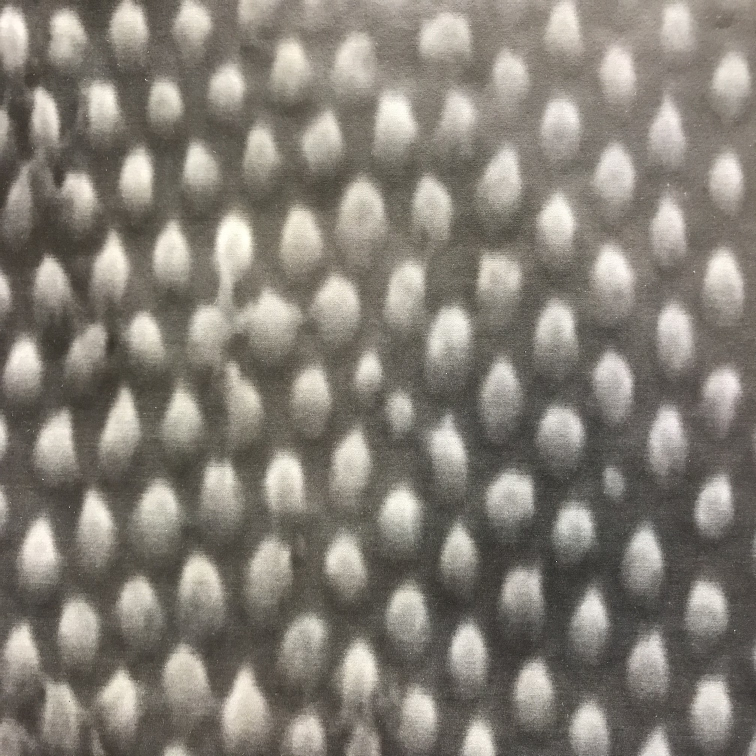
#> input picture data/IMG2.png, 1512 x 1512 px, found by its file name (shown at 1/2 size)
$ jupyter execute HW7.2.ipynb   (shell and % lines are left out)
#> lines starting #> are read from the running program, lines starting #| are printed output that depends on the picture
# Assignment 7

#### Problem 2

I took a photo of some random images in my laboratory. The image was taken by a microscope (The photo is taken by a cellphone of course). Although I have absolutely no idea what it was, the image showed some regularly positioned dots, as we will see below. But first we need to import the functions in python to view the image. Here I followed the example in "2Dfft.ipynb".

[cell 1]
%pylab inline

[cell 2]
# This is to enable linting, making sure we write our python code in style.

[cell 3]
from PIL import Image, ImageOps

[cell 4]
dots = np.array(ImageOps.grayscale(Image.open('IMG2.png')))
plt.imshow(dots, "gray")

As can seen, we have some more or less regularly positioned dots. It would be interesting to know what they are, but for now, I'll take this as my periodic pattern. We will do a 2D Fourier transform of this image.

[cell 5]
Fdots = np.fft.fft2(dots)
Fdotscenter = np.fft.fftshift(Fdots)
plt.imshow(np.log(1+np.abs(Fdots)), "gray")
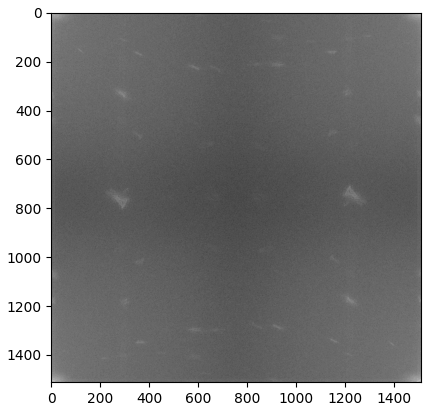
#> figure drawn by matplotlib, 1 panel

There are some bright spots in the fourier transformed image. The bright spots arrayed themselves in a rectangular fashion, and this reflects the symmetry of our original image, where the dots are arranged in a rectangular fashion too.

Next, just for fun, we will make a low-pass filter, and see if we can filter out these regular dots.

[cell 6]
# I have to make sure the grid size matches the pixel size of my original image
# So N = 1512
N = 1512

# In order to smoothed out the regular dots
# We need to block out a lot of the area in the fourier transformed image
# I played with the size of linspace too
# Turns out we need a really big linspace
# Then our hole in the middle, which is the lowpass filter can be very small

x = np.linspace(-100, 100, N)
y = np.linspace(-100, 100, N)

[cell 7]
# R is the radius of the hole
R = 1
xx, yy = np.meshgrid(x, y, sparse=True)
lowpass = (np.sqrt(xx**2 + yy**2) <= R)*1
plt.imshow(lowpass, "gray")
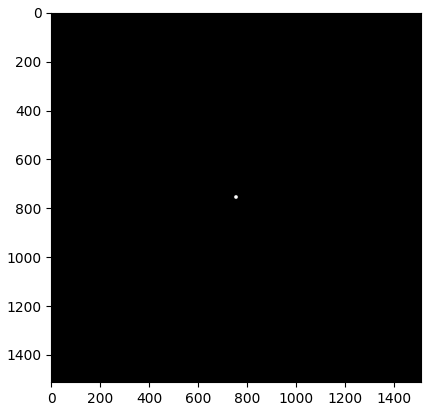
#> figure drawn by matplotlib, 1 panel

There is a really tiny hole in the middle. This is our low-pass filter. In the Fourier-transformed image, only the area within that little dot will be kept. Turns out we really need to block out a big area to smooth out the dots.

[cell 8]
plt.imshow(np.log(1+np.abs(lowpass*Fdotscenter)), "gray")

[cell 9]
filtered = np.fft.ifft2(lowpass*Fdotscenter)

[cell 10]
plt.imshow(np.log(1+np.abs(filtered)), "gray")
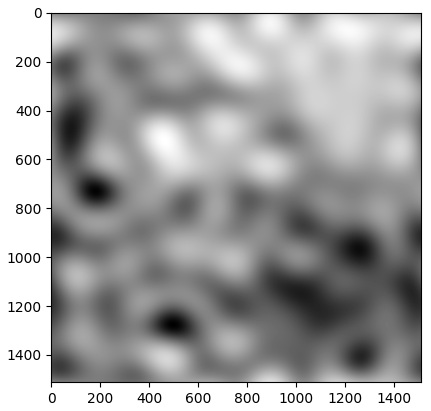
#> figure drawn by matplotlib, 1 panel

This filtered image looks very disturbing, it reminds of creatures from horror movies. But at least the dots are gone.

---
Just to illustrate why we need such a small hole, here I will make the hole just a little bit bigger, and rename this filter lowpass2. Let's see what happens.

[cell 11]
R2 = 2
xx2, yy2 = np.meshgrid(x, y, sparse=True)
lowpass2 = (np.sqrt(xx2**2 + yy2**2) <= R2)*1
plt.imshow(lowpass2, "gray")

[cell 12]
plt.imshow(np.log(1+np.abs(lowpass2*Fdotscenter)), "gray")

[cell 13]
filtered2 = np.fft.ifft2(lowpass2*Fdotscenter)

[cell 14]
plt.imshow(np.log(1+np.abs(filtered2)), "gray")
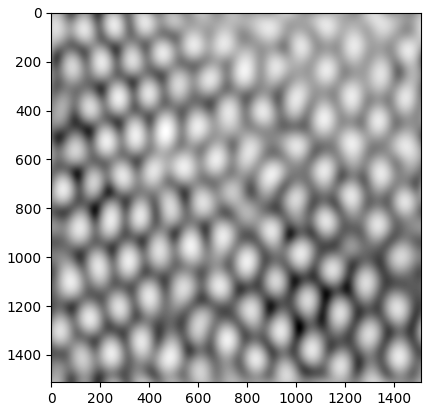
#> figure drawn by matplotlib, 1 panel

$ run again, with data/FFT2.jpg saved as data/IMG2.png
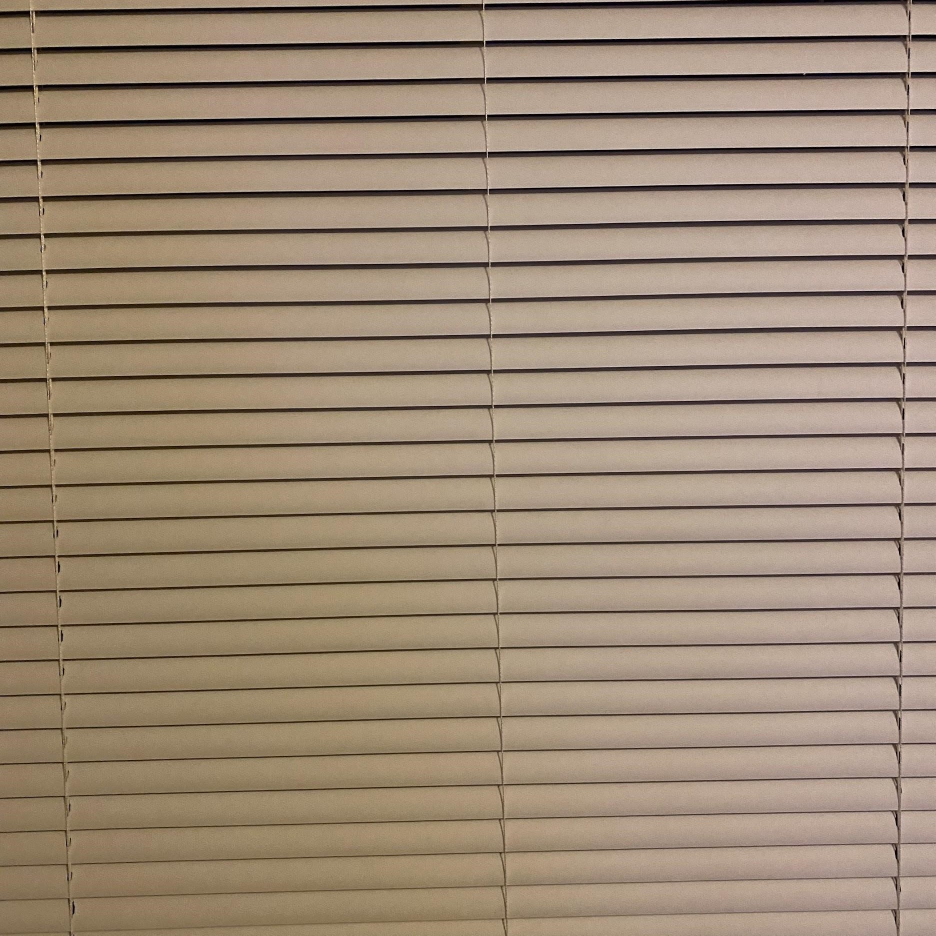
#> input picture data/FFT2.jpg, 1871 x 1871 px, found by its file name (shown at 1/2 size)
#> `dots = np.array(ImageOps.grayscale(Image.open('IMG2.png')))`:
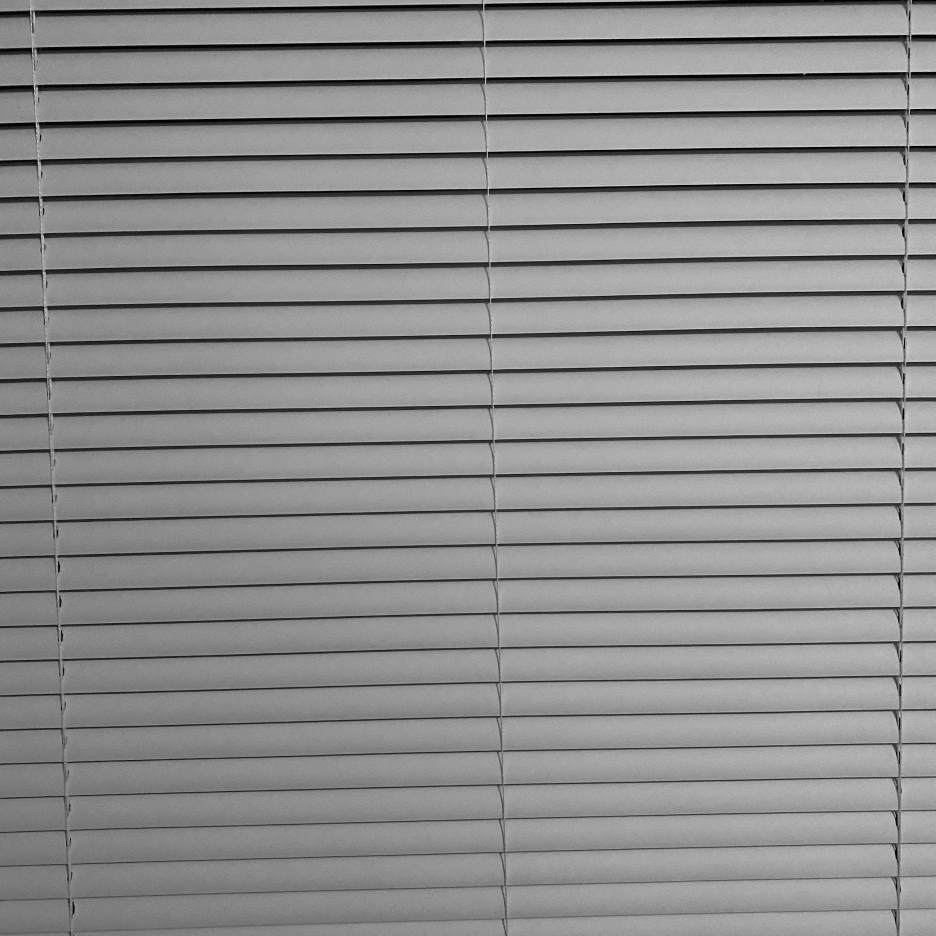
#> dots: shape (1871, 1871) (shown at 1/2 size); min 0, max 250, mean 141.8
#> `[cell 5] Fdots = np.fft.fft2(dots) Fdotscenter = np.fft.fftshift(Fdots..`:
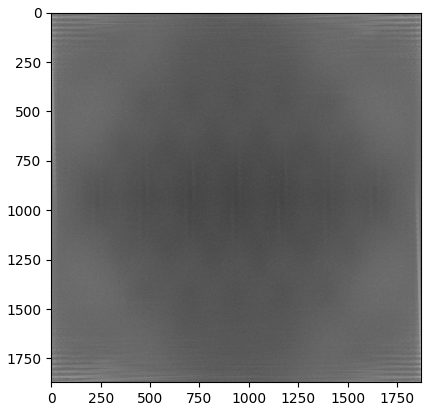
#> figure drawn by matplotlib, 1 panel
